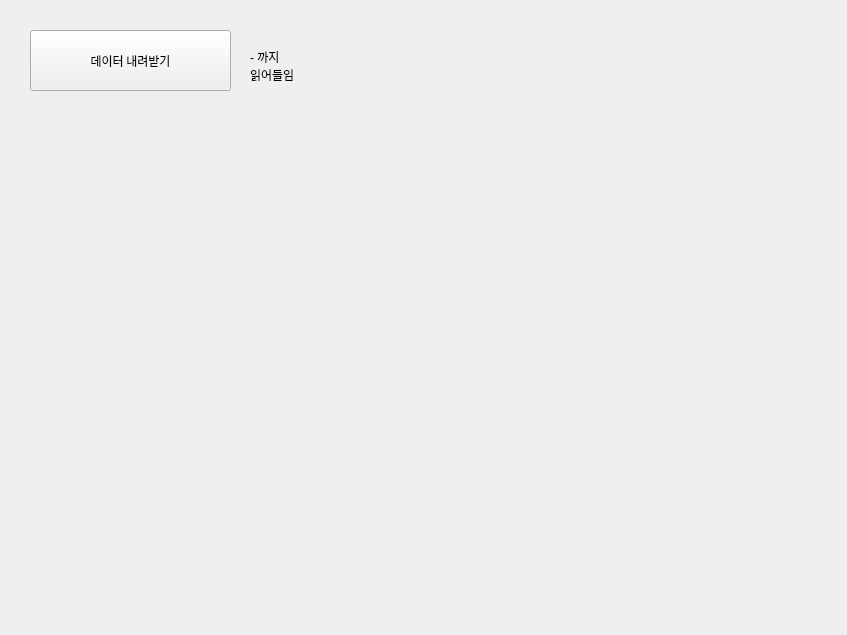
<?xml version="1.0" encoding="UTF-8"?>
<ui version="4.0">
 <class>Form</class>
 <widget class="QWidget" name="Form">
  <property name="geometry">
   <rect>
    <x>0</x>
    <y>0</y>
    <width>847</width>
    <height>635</height>
   </rect>
  </property>
  <property name="windowTitle">
   <string>Form</string>
  </property>
  <widget class="QPushButton" name="data_load_btn">
   <property name="geometry">
    <rect>
     <x>30</x>
     <y>30</y>
     <width>201</width>
     <height>61</height>
    </rect>
   </property>
   <property name="font">
    <font>
     <family>Noto Sans Korean Regular</family>
    </font>
   </property>
   <property name="text">
    <string>데이터 내려받기</string>
   </property>
  </widget>
  <widget class="QLabel" name="label">
   <property name="geometry">
    <rect>
     <x>250</x>
     <y>40</y>
     <width>121</width>
     <height>51</height>
    </rect>
   </property>
   <property name="text">
    <string>- 까지 
읽어들임</string>
   </property>
  </widget>
 </widget>
 <resources/>
 <connections/>
</ui>
